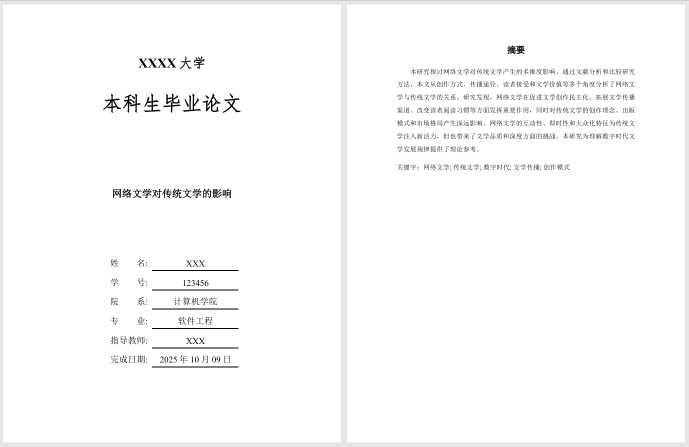
#> input picture imgs/img-1.png, 1378 x 893 px (shown at 1/2 size)
$ python -i image_utils.py   (imports and definitions only)
#> lines starting #> are read from the running program, lines starting #| are printed output that depends on the picture; after the words box and inside, x2 and y2 are one past the last pixel; in counts of white or black regions, pixels touching at a corner belong together
from PIL import Image
import cv2
import numpy as np
import io
import base64

# [14 lines of commented-out code are left out]


# [30 lines left out: functions post_processing_img_b64, _crop_scrollbar, _crop_scrollbar_b64, not called in this run]


def _crop_by_edge_detection(img_path, output_path=None):

#> called with img_path = '../../imgs/img-1.png'
    img = Image.open(img_path).convert('RGB')
    cv_img = cv2.cvtColor(np.array(img), cv2.COLOR_RGB2BGR)
    height, width = cv_img.shape[:2]
#> height = 893; width = 1378

    blurred = cv2.GaussianBlur(cv_img, (5, 5), 0)

    v = np.median(blurred)
#> v = 255
    lower = int(max(0, (1.0 - 0.33) * v))
#> lower = 170
    upper = int(min(255, (1.0 + 0.33) * v))
#> upper = 255
    edges = cv2.Canny(blurred, lower, upper)
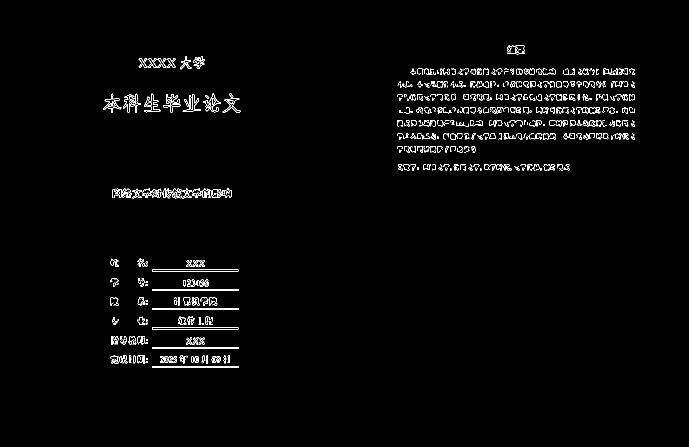
#> edges: shape (893, 1378) (shown at 1/2 size); 1.6% white in thin lines or dots, all inside (x1, y1, x2, y2) = (206, 91, 1270, 736)

    edge_coords = np.where(edges > 0)
#> edge_coords = 19725 positions, rows 91 to 735, columns 206 to 1269

    if len(edge_coords[0]) == 0:
        return img

    min_y, max_y = np.min(edge_coords[0]), np.max(edge_coords[0])
#> min_y = 91; max_y = 735
    min_x, max_x = np.min(edge_coords[1]), np.max(edge_coords[1])
#> min_x = 206; max_x = 1269

    padding = 5
    min_x = max(0, min_x - padding)
#> min_x = 201
    max_x = min(width - 1, max_x + padding)
#> max_x = 1274
    min_y = max(0, min_y - padding)
#> min_y = 86
    max_y = min(height - 1, max_y + padding)
#> max_y = 740

    cropped_img = img.crop((min_x, min_y, max_x + 1, max_y + 1))
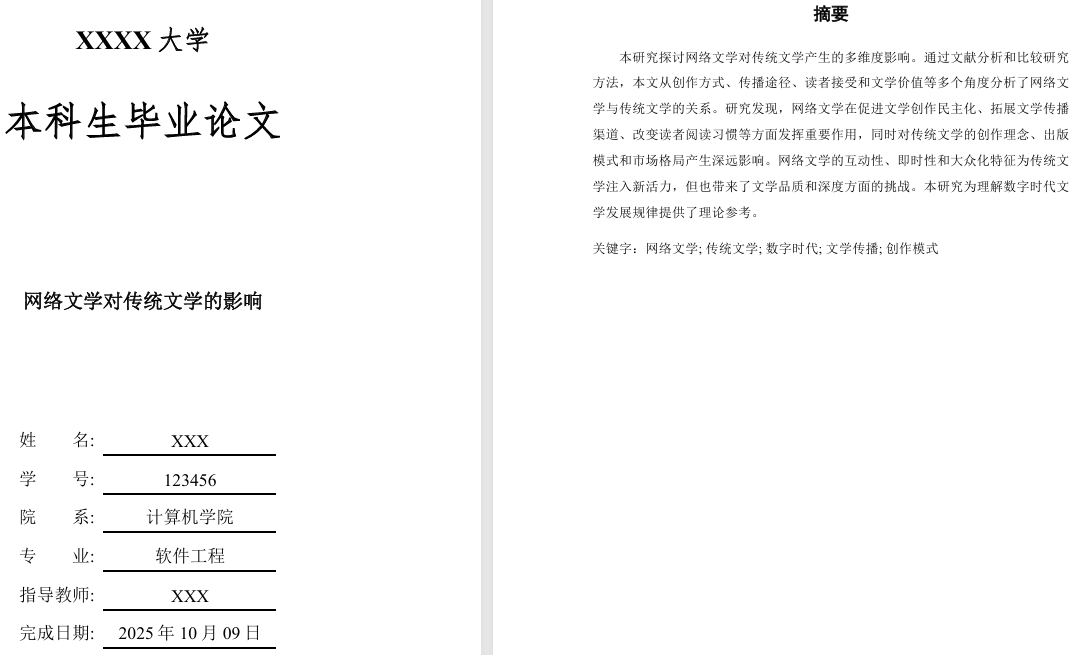
#> cropped_img: PIL image 1074x655 RGB; min 0, max 255, mean 249

    save_path = output_path if output_path else img_path
    cropped_img.save(save_path)
    return cropped_img


# [78 lines left out: functions _crop_by_edge_detection_b64, _crop_by_black_border, _isSolidColorImage, not called in this run]

# [10 lines of commented-out code are left out]

>>> result = _crop_by_edge_detection('../../imgs/img-1.png')

$ run again, on imgs/img-2.png
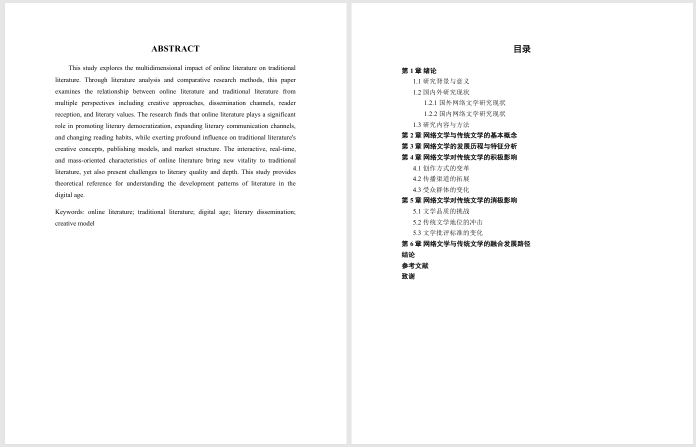
#> input picture imgs/img-2.png, 1392 x 893 px (shown at 1/2 size)
#> v = 255
#> lower = 170
#> upper = 255
#> in _crop_by_edge_detection, `edges = cv2.Canny(blurred, lower, upper)`:
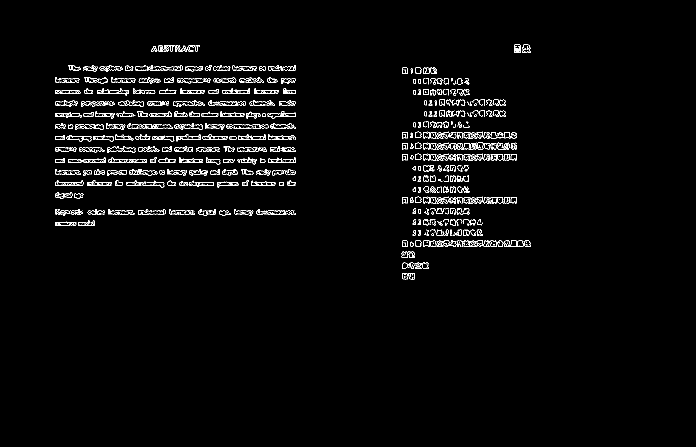
#> edges: shape (893, 1392) (shown at 1/2 size); 2.3% white in thin lines or dots, all inside (x1, y1, x2, y2) = (110, 89, 1061, 559)
#> edge_coords = 28401 positions, rows 89 to 558, columns 110 to 1060
#> in _crop_by_edge_detection, `min_y, max_y = np.min(edge_coords[0]), np.max(edge_coords[0])`: min_y = 89; max_y = 558
#> in _crop_by_edge_detection, `min_x, max_x = np.min(edge_coords[1]), np.max(edge_coords[1])`: min_x = 110; max_x = 1060
#> in _crop_by_edge_detection, `min_x = max(0, min_x - padding)`: min_x = 105
#> in _crop_by_edge_detection, `max_x = min(width - 1, max_x + padding)`: max_x = 1065
#> in _crop_by_edge_detection, `min_y = max(0, min_y - padding)`: min_y = 84
#> in _crop_by_edge_detection, `max_y = min(height - 1, max_y + padding)`: max_y = 563
#> in _crop_by_edge_detection, `cropped_img = img.crop((min_x, min_y, max_x + 1, max_y + 1))`:
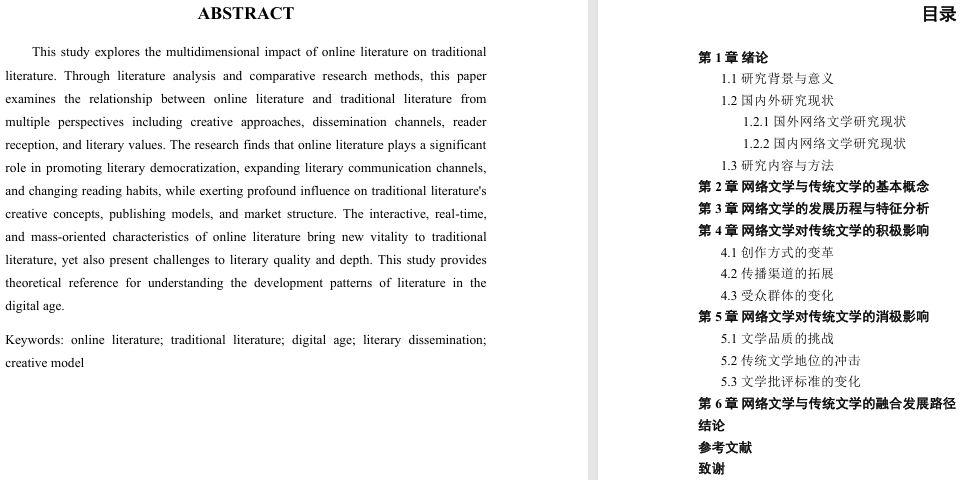
#> cropped_img: PIL image 961x480 RGB; min 0, max 255, mean 242

$ run again, on imgs/img-3.png
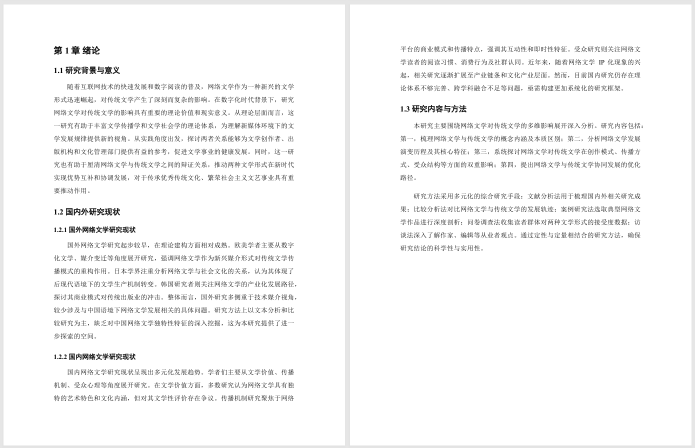
#> input picture imgs/img-3.png, 1389 x 895 px (shown at 1/2 size)
#> v = 255
#> lower = 170
#> upper = 255
#> in _crop_by_edge_detection, `edges = cv2.Canny(blurred, lower, upper)`:
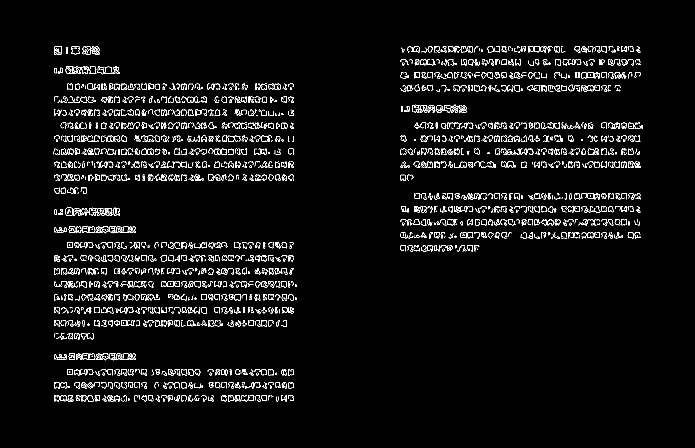
#> edges: shape (895, 1389) (shown at 1/2 size); 3.8% white in thin lines or dots, all inside (x1, y1, x2, y2) = (107, 92, 1286, 803)
#> edge_coords = 47672 positions, rows 92 to 802, columns 107 to 1285
#> in _crop_by_edge_detection, `min_y, max_y = np.min(edge_coords[0]), np.max(edge_coords[0])`: min_y = 92; max_y = 802
#> in _crop_by_edge_detection, `min_x, max_x = np.min(edge_coords[1]), np.max(edge_coords[1])`: min_x = 107; max_x = 1285
#> in _crop_by_edge_detection, `min_x = max(0, min_x - padding)`: min_x = 102
#> in _crop_by_edge_detection, `max_x = min(width - 1, max_x + padding)`: max_x = 1290
#> in _crop_by_edge_detection, `min_y = max(0, min_y - padding)`: min_y = 87
#> in _crop_by_edge_detection, `max_y = min(height - 1, max_y + padding)`: max_y = 807
#> in _crop_by_edge_detection, `cropped_img = img.crop((min_x, min_y, max_x + 1, max_y + 1))`:
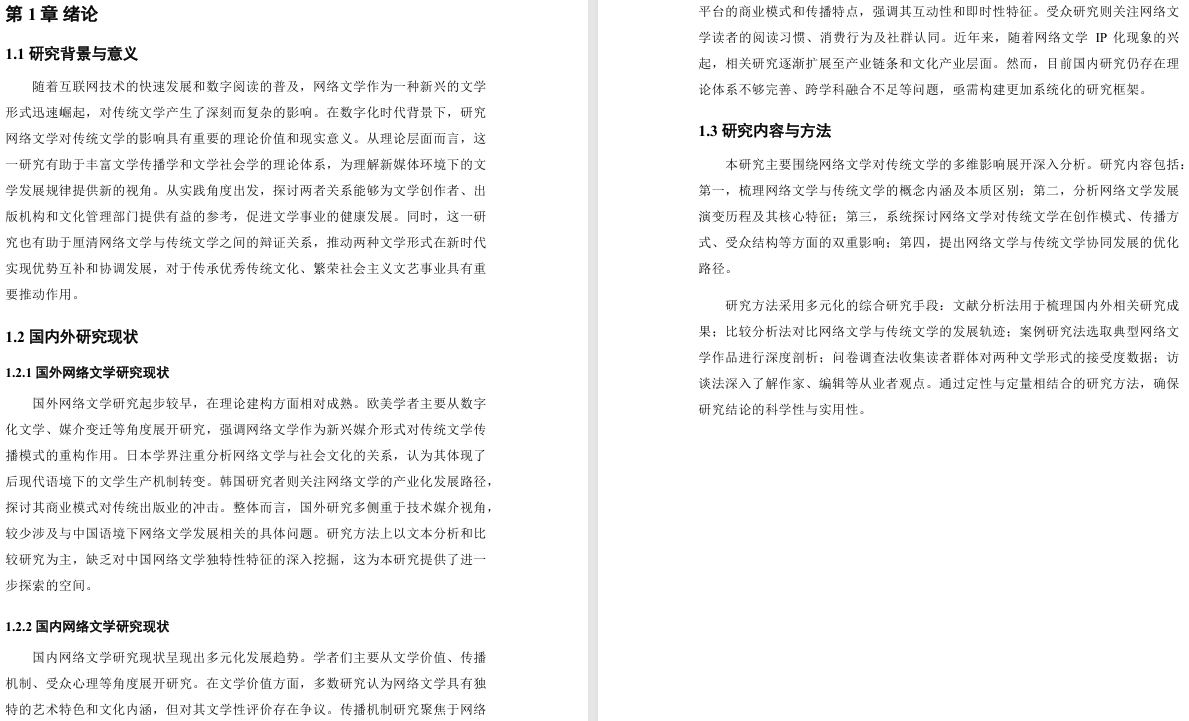
#> cropped_img: PIL image 1189x721 RGB; min 0, max 255, mean 244.7

$ run again, on imgs/img-4.png
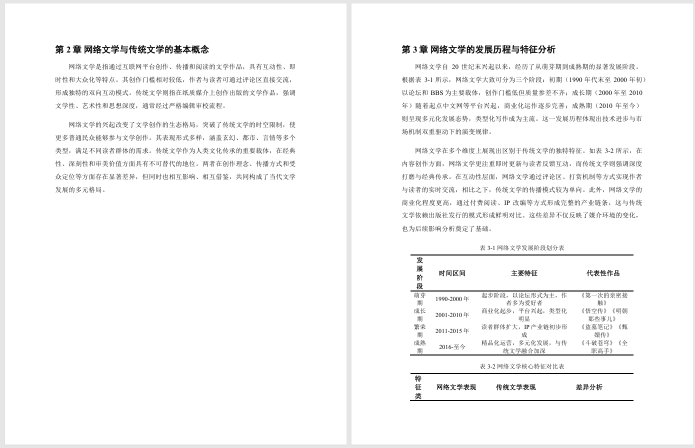
#> input picture imgs/img-4.png, 1389 x 895 px (shown at 1/2 size)
#> v = 255
#> lower = 170
#> upper = 255
#> in _crop_by_edge_detection, `edges = cv2.Canny(blurred, lower, upper)`:
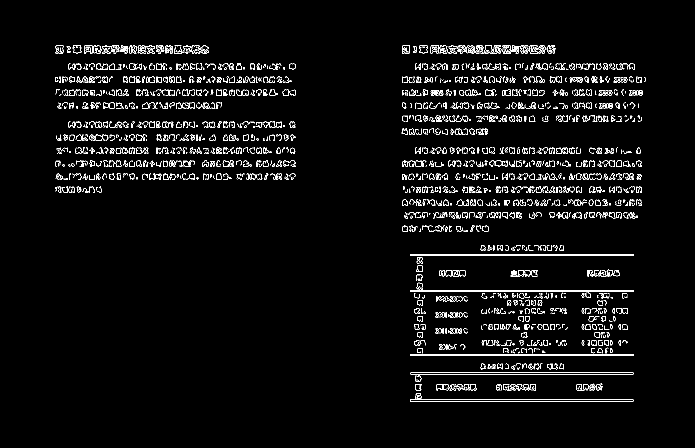
#> edges: shape (895, 1389) (shown at 1/2 size); 3.6% white in thin lines or dots, all inside (x1, y1, x2, y2) = (110, 90, 1292, 803)
#> edge_coords = 44236 positions, rows 90 to 802, columns 110 to 1291
#> in _crop_by_edge_detection, `min_y, max_y = np.min(edge_coords[0]), np.max(edge_coords[0])`: min_y = 90; max_y = 802
#> in _crop_by_edge_detection, `min_x, max_x = np.min(edge_coords[1]), np.max(edge_coords[1])`: min_x = 110; max_x = 1291
#> in _crop_by_edge_detection, `min_x = max(0, min_x - padding)`: min_x = 105
#> in _crop_by_edge_detection, `max_x = min(width - 1, max_x + padding)`: max_x = 1296
#> in _crop_by_edge_detection, `min_y = max(0, min_y - padding)`: min_y = 85
#> in _crop_by_edge_detection, `max_y = min(height - 1, max_y + padding)`: max_y = 807
#> in _crop_by_edge_detection, `cropped_img = img.crop((min_x, min_y, max_x + 1, max_y + 1))`:
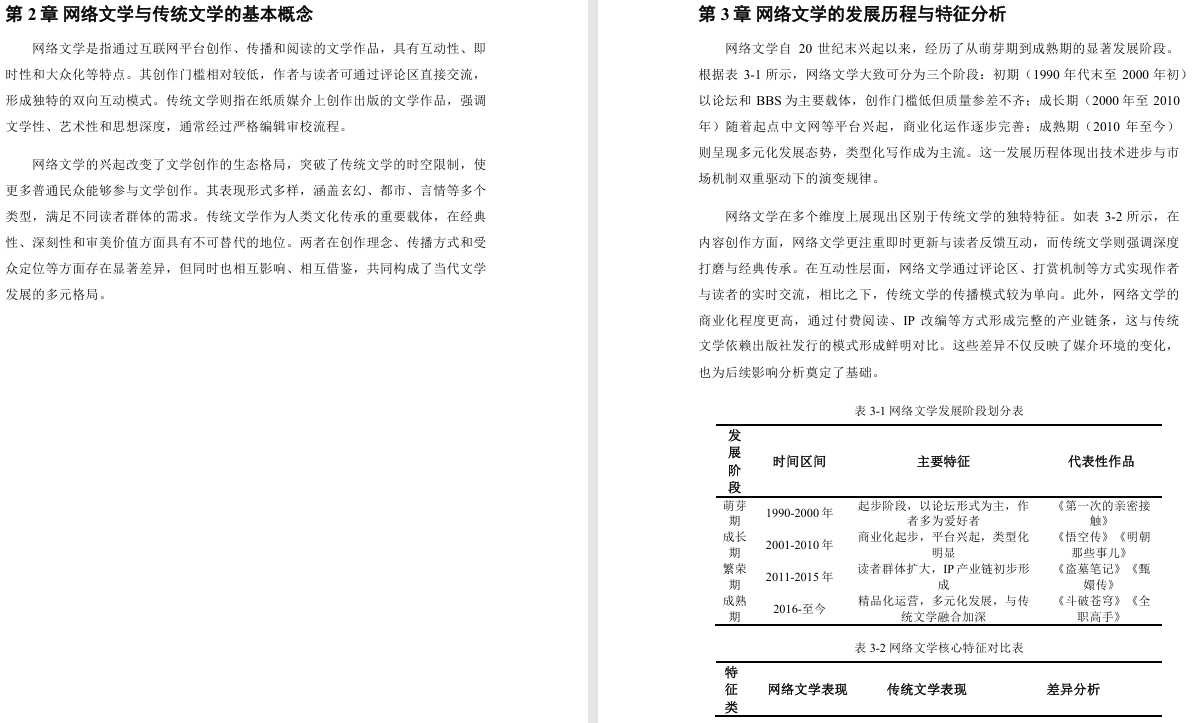
#> cropped_img: PIL image 1192x723 RGB; min 0, max 255, mean 244.7
